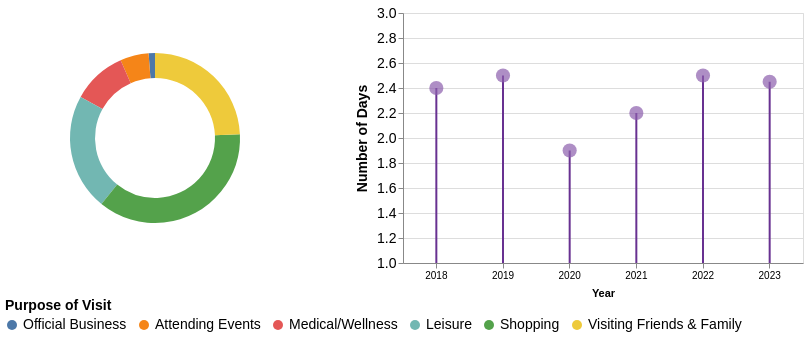

Here is the Vega-Lite specification saved for this chart:
### Vega-Lite specification from a JSON file in a GitHub repository (floating-point values rounded to 4 significant figures)
{"$schema": "https://vega.github.io/schema/vega-lite/v5.json", "hconcat": [{"width": 300, "height": 250, "data": {"values": [{"Category": "Official Business", "Value": 1.2}, {"Category": "Attending Events", "Value": 5.4}, {"Category": "Medical/Wellness", "Value": 10.3}, {"Category": "Leisure", "Value": 22.1}, {"Category": "Shopping", "Value": 36.4}, {"Category": "Visiting Friends & Family", "Value": 24.2}]}, "encoding": {"color": {"field": "Category", "type": "nominal", "scale": {"domain": ["Official Business", "Attending Events", "Medical/Wellness", "Leisure", "Shopping", "Visiting Friends & Family"]}, "legend": {"title": "Purpose of Visit", "titleFontSize": 14, "labelFontSize": 14, "orient": "bottom", "offset": 0}}, "theta": {"field": "Value", "type": "quantitative"}, "tooltip": [{"field": "Category", "title": "Purpose of Visit"}, {"field": "Value", "title": "Percentage", "format": ".1f"}]}, "mark": {"type": "arc", "innerRadius": 60, "outerRadius": 85}}, {"description": "Lollipop chart showing days data for each year", "data": {"values": [{"year": 2018, "days": 2.4}, {"year": 2019, "days": 2.5}, {"year": 2020, "days": 1.9}, {"year": 2021, "days": 2.2}, {"year": 2022, "days": 2.5}, {"year": 2023, "days": 2.45}]}, "encoding": {"x": {"field": "year", "type": "ordinal", "axis": {"title": "Year", "labelAngle": 0, "titlePadding": 7}}, "y": {"field": "days", "type": "quantitative", "axis": {"title": "Number of Days", "titlePadding": 7, "titleFontSize": 14, "labelFontSize": 14}}, "tooltip": [{"field": "year", "type": "ordinal", "title": "Year"}, {"field": "days", "type": "quantitative", "title": "Number of Days"}]}, "layer": [{"mark": {"type": "rule", "strokeWidth": 2, "color": "#683191"}, "encoding": {"y": {"field": "days", "type": "quantitative", "scale": {"domain": [1, 3], "nice": false, "tickCount": 5}}}}, {"mark": {"type": "circle", "filled": true, "size": 200, "color": "#8b5ead"}, "encoding": {"y": {"field": "days", "type": "quantitative"}}}], "width": 400, "height": 250}], "spacing": 50}
